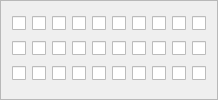
           <widget class="QFrame" name="frame2">
            <property name="frameShape">
             <enum>QFrame::StyledPanel</enum>
            </property>
            <property name="frameShadow">
             <enum>QFrame::Raised</enum>
            </property>
            <layout class="QGridLayout" name="gridLayout_8">
             <item row="1" column="2">
              <widget class="QCheckBox" name="checkBox33">
               <property name="text">
                <string/>
               </property>
               <attribute name="buttonGroup">
                <string notr="true">buttonGroup</string>
               </attribute>
              </widget>
             </item>
             <item row="1" column="9">
              <widget class="QCheckBox" name="checkBox40">
               <property name="text">
                <string/>
               </property>
               <attribute name="buttonGroup">
                <string notr="true">buttonGroup</string>
               </attribute>
              </widget>
             </item>
             <item row="0" column="5">
              <widget class="QCheckBox" name="checkBox16">
               <property name="text">
                <string/>
               </property>
               <attribute name="buttonGroup">
                <string notr="true">buttonGroup</string>
               </attribute>
              </widget>
             </item>
             <item row="0" column="0">
              <widget class="QCheckBox" name="checkBox11">
               <property name="text">
                <string/>
               </property>
               <attribute name="buttonGroup">
                <string notr="true">buttonGroup</string>
               </attribute>
              </widget>
             </item>
             <item row="2" column="6">
              <widget class="QCheckBox" name="checkBox57">
               <property name="text">
                <string/>
               </property>
               <attribute name="buttonGroup">
                <string notr="true">buttonGroup</string>
               </attribute>
              </widget>
             </item>
             <item row="1" column="8">
              <widget class="QCheckBox" name="checkBox39">
               <property name="text">
                <string/>
               </property>
               <attribute name="buttonGroup">
                <string notr="true">buttonGroup</string>
               </attribute>
              </widget>
             </item>
             <item row="0" column="1">
              <widget class="QCheckBox" name="checkBox12">
               <property name="text">
                <string/>
               </property>
               <attribute name="buttonGroup">
                <string notr="true">buttonGroup</string>
               </attribute>
              </widget>
             </item>
             <item row="0" column="4">
              <widget class="QCheckBox" name="checkBox15">
               <property name="text">
                <string/>
               </property>
               <attribute name="buttonGroup">
                <string notr="true">buttonGroup</string>
               </attribute>
              </widget>
             </item>
             <item row="1" column="5">
              <widget class="QCheckBox" name="checkBox36">
               <property name="text">
                <string/>
               </property>
               <attribute name="buttonGroup">
                <string notr="true">buttonGroup</string>
               </attribute>
              </widget>
             </item>
             <item row="1" column="3">
              <widget class="QCheckBox" name="checkBox34">
               <property name="text">
                <string/>
               </property>
               <attribute name="buttonGroup">
                <string notr="true">buttonGroup</string>
               </attribute>
              </widget>
             </item>
             <item row="2" column="2">
              <widget class="QCheckBox" name="checkBox53">
               <property name="text">
                <string/>
               </property>
               <attribute name="buttonGroup">
                <string notr="true">buttonGroup</string>
               </attribute>
              </widget>
             </item>
             <item row="2" column="3">
              <widget class="QCheckBox" name="checkBox54">
               <property name="text">
                <string/>
               </property>
               <attribute name="buttonGroup">
                <string notr="true">buttonGroup</string>
               </attribute>
              </widget>
             </item>
             <item row="2" column="1">
              <widget class="QCheckBox" name="checkBox52">
               <property name="text">
                <string/>
               </property>
               <attribute name="buttonGroup">
                <string notr="true">buttonGroup</string>
               </attribute>
              </widget>
             </item>
             <item row="1" column="1">
              <widget class="QCheckBox" name="checkBox32">
               <property name="text">
                <string/>
               </property>
               <attribute name="buttonGroup">
                <string notr="true">buttonGroup</string>
               </attribute>
              </widget>
             </item>
             <item row="2" column="9">
              <widget class="QCheckBox" name="checkBox60">
               <property name="text">
                <string/>
               </property>
               <attribute name="buttonGroup">
                <string notr="true">buttonGroup</string>
               </attribute>
              </widget>
             </item>
             <item row="0" column="6">
              <widget class="QCheckBox" name="checkBox17">
               <property name="text">
                <string/>
               </property>
               <attribute name="buttonGroup">
                <string notr="true">buttonGroup</string>
               </attribute>
              </widget>
             </item>
             <item row="2" column="4">
              <widget class="QCheckBox" name="checkBox55">
               <property name="text">
                <string/>
               </property>
               <attribute name="buttonGroup">
                <string notr="true">buttonGroup</string>
               </attribute>
              </widget>
             </item>
             <item row="0" column="3">
              <widget class="QCheckBox" name="checkBox14">
               <property name="text">
                <string/>
               </property>
               <attribute name="buttonGroup">
                <string notr="true">buttonGroup</string>
               </attribute>
              </widget>
             </item>
             <item row="1" column="4">
              <widget class="QCheckBox" name="checkBox35">
               <property name="text">
                <string/>
               </property>
               <attribute name="buttonGroup">
                <string notr="true">buttonGroup</string>
               </attribute>
              </widget>
             </item>
             <item row="1" column="0">
              <widget class="QCheckBox" name="checkBox31">
               <property name="text">
                <string/>
               </property>
               <attribute name="buttonGroup">
                <string notr="true">buttonGroup</string>
               </attribute>
              </widget>
             </item>
             <item row="0" column="9">
              <widget class="QCheckBox" name="checkBox20">
               <property name="text">
                <string/>
               </property>
               <attribute name="buttonGroup">
                <string notr="true">buttonGroup</string>
               </attribute>
              </widget>
             </item>
             <item row="1" column="7">
              <widget class="QCheckBox" name="checkBox38">
               <property name="text">
                <string/>
               </property>
               <attribute name="buttonGroup">
                <string notr="true">buttonGroup</string>
               </attribute>
              </widget>
             </item>
             <item row="0" column="7">
              <widget class="QCheckBox" name="checkBox18">
               <property name="text">
                <string/>
               </property>
               <attribute name="buttonGroup">
                <string notr="true">buttonGroup</string>
               </attribute>
              </widget>
             </item>
             <item row="2" column="8">
              <widget class="QCheckBox" name="checkBox59">
               <property name="text">
                <string/>
               </property>
               <attribute name="buttonGroup">
                <string notr="true">buttonGroup</string>
               </attribute>
              </widget>
             </item>
             <item row="0" column="2">
              <widget class="QCheckBox" name="checkBox13">
               <property name="text">
                <string/>
               </property>
               <attribute name="buttonGroup">
                <string notr="true">buttonGroup</string>
               </attribute>
              </widget>
             </item>
             <item row="2" column="0">
              <widget class="QCheckBox" name="checkBox51">
               <property name="text">
                <string/>
               </property>
               <attribute name="buttonGroup">
                <string notr="true">buttonGroup</string>
               </attribute>
              </widget>
             </item>
             <item row="0" column="8">
              <widget class="QCheckBox" name="checkBox19">
               <property name="text">
                <string/>
               </property>
               <attribute name="buttonGroup">
                <string notr="true">buttonGroup</string>
               </attribute>
              </widget>
             </item>
             <item row="1" column="6">
              <widget class="QCheckBox" name="checkBox37">
               <property name="text">
                <string/>
               </property>
               <attribute name="buttonGroup">
                <string notr="true">buttonGroup</string>
               </attribute>
              </widget>
             </item>
             <item row="2" column="7">
              <widget class="QCheckBox" name="checkBox58">
               <property name="text">
                <string/>
               </property>
               <attribute name="buttonGroup">
                <string notr="true">buttonGroup</string>
               </attribute>
              </widget>
             </item>
             <item row="2" column="5">
              <widget class="QCheckBox" name="checkBox56">
               <property name="text">
                <string/>
               </property>
               <attribute name="buttonGroup">
                <string notr="true">buttonGroup</string>
               </attribute>
              </widget>
             </item>
            </layout>
           </widget>
